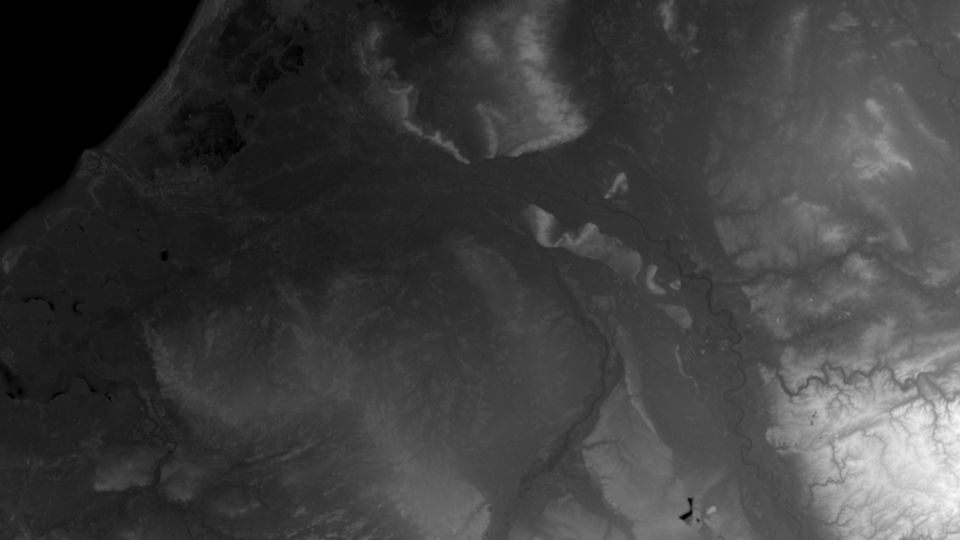
#> input picture frontlines-1m/assets/holland_height.png, 960 x 540 px, given in place of holland.jpg, which was not available; the run also reads 2 pictures not shown here
$ python make_dday_assets.py
#> lines starting #> are read from the running program, lines starting #| are printed output that depends on the picture; after the words box and inside, x2 and y2 are one past the last pixel; in counts of white or black regions, pixels touching at a corner belong together; pictures that were not available may be replaced by others from this repository, and a replacement may not be noted
### peng/tools/make_merge_assets.py
"""Assets for the merged-style test (our maps + the reference's look, owner test 2026-10-06):
- assets/<map>_ref.jpg: our relief graded to dark green-grey terrain + dark teal sea (the reference palette)
- assets/media/<map>_ctlm_<state>.png: crimson enemy territory with a glowing red rim (reference) + our blue Allied ground + front band
- assets/media/emblem_ger.png: the German national emblem as a big textured 'stamped' disc
- assets/media/headline_holland.jpg: a designed newspaper-style headline card (no real masthead)"""
import numpy as np
from PIL import Image, ImageDraw, ImageFilter, ImageFont
from scipy import ndimage
import make_control as MC
W, H = 2880, 1620
rng = np.random.default_rng(3)
def grade(src, water, out):
    a = np.asarray(Image.open(src).convert("L"), np.float32) / 255
    lo, hi = np.percentile(a, 2), np.percentile(a, 99.5); a = np.clip((a - lo) / (hi - lo), 0, 1) ** 1.25
    dark, light = np.array([18, 24, 24]), np.array([132, 148, 134])
    rgb = dark + (light - dark) * a[..., None]
    sea = np.array([16, 27, 34]); rgb = rgb * (1 - water[..., None]) + sea * water[..., None]
    n = rng.normal(0, 5, (H, W, 1)); rgb = np.clip(rgb + n, 0, 255)
    Image.fromarray(rgb.astype(np.uint8)).save(out, quality=92)
hl = np.array(Image.open("assets/holland_land.png").convert("L")) > 127
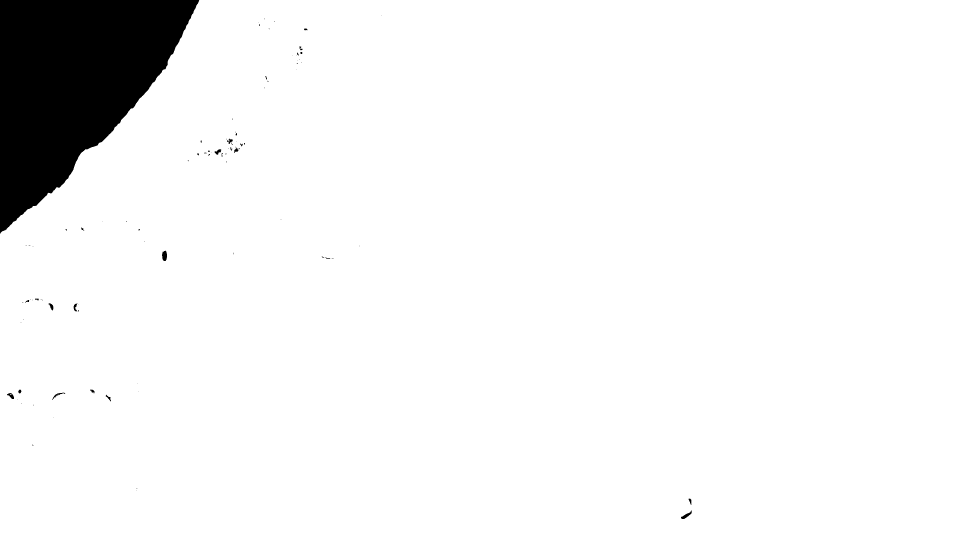
#> hl: shape (1620, 2880) bool (shown at 1/3 size); 94.7% white; 97 black regions (70 under 20 px), largest, box (x1, y1, x2, y2) and area: (0, 0, 598, 701) 244200, (486, 752, 501, 783) 367, (2043, 1531, 2075, 1557) 284
nw = np.array(Image.open("assets/nijmegen_water.png"))[..., 3] > 127
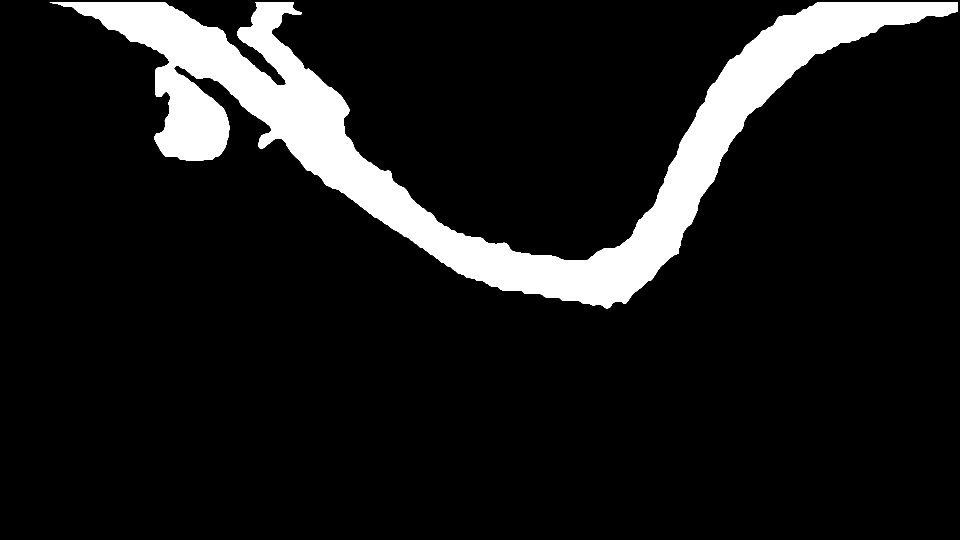
#> nw: shape (1620, 2880) bool (shown at 1/3 size); 10.3% white; 1 white region, box (x1, y1, x2, y2) and area: (149, 6, 2874, 925) 481358
grade("assets/holland.jpg", (~hl).astype(np.float32), "assets/holland_ref.jpg")
#> in grade, `lo, hi = (np.percentile(a, 2), np.percentile(a, 99.5))`: lo = 0; hi = 0.863
#> in grade, `rgb = dark + (light - dark) * a[..., None]`:
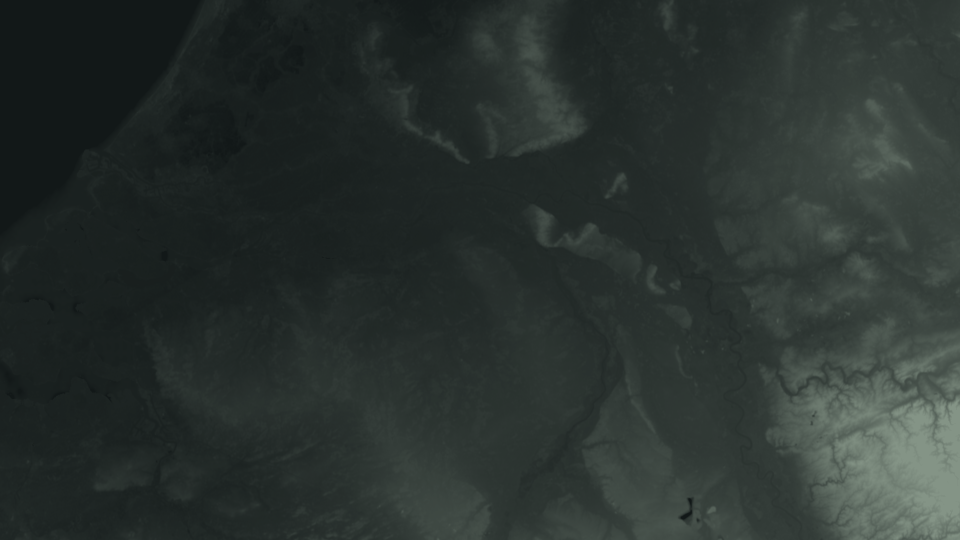
#> rgb: shape (540, 960, 3) float64; mean of channels 0, 1, 2 42.7, 50.9, 47.9; drawn as R, G, B
grade("assets/nijmegen.jpg", ndimage.gaussian_filter(nw.astype(np.float32), 1.5), "assets/nijmegen_ref.jpg")
# crimson territory (reference) + blue Allied ground (our lock)
# [11 lines left out: function build, not called in this run]
build("holland_ctlm_sep20", hl, MC.mask(MC.holland_sep20))
land = ~nw
sep = land & ~ndimage.binary_dilation(nw, iterations=2); sep[:6, :] = False; sep[:, -6:] = False; sep[:, :6] = False
lab, _ = ndimage.label(sep); south = ndimage.binary_dilation(lab == lab[1450, 1700], iterations=9)
build("nijmegen_ctlm_before", land, south, nw)
build("nijmegen_ctlm_after", land, south | (MC.mask(lambda d: d.rectangle((0, 0, 1800, 1620), fill=255)) & ~south), nw)
# stamped emblem: white disc + black swastika (rotated 45), worn texture
S = 1000; em = Image.new("RGBA", (S, S), (0, 0, 0, 0)); d = ImageDraw.Draw(em)
d.ellipse((20, 20, S - 20, S - 20), fill=(232, 228, 218, 255))
sw = Image.new("L", (S, S), 0); ds = ImageDraw.Draw(sw); c, u = S // 2, 62
for r in [(-0.75, -4, 0.75, 4), (-4, -0.75, 4, 0.75), (-0.75, -4, 4, -2.5), (2.5, -0.75, 4, 4), (-4, 2.5, 0.75, 4), (-4, -4, -2.5, 0.75)]:
    ds.rectangle((c + r[0] * u, c + r[1] * u, c + r[2] * u, c + r[3] * u), fill=255)
sw = sw.rotate(45, resample=Image.BICUBIC)
em.paste((22, 20, 18, 255), (0, 0), sw)
tex = ndimage.gaussian_filter(rng.random((S, S)), 3); tex = (tex - tex.min()) / (tex.max() - tex.min())
al = np.asarray(em, np.float32)[..., 3] * (0.55 + 0.45 * tex)
em = np.asarray(em, np.float32); em[..., :3] *= (0.8 + 0.2 * tex[..., None]); em[..., 3] = al
Image.fromarray(em.clip(0, 255).astype(np.uint8), "RGBA").save("assets/media/emblem_ger.png", optimize=True)
# newspaper-style headline card (designed; no real paper's name)
PW, PH = 2400, 1350
pap = np.full((PH, PW, 3), (214, 203, 176), np.float32) + rng.normal(0, 7, (PH, PW, 1)) + ndimage.gaussian_filter(rng.normal(0, 25, (PH, PW)), 40)[..., None]
yy, xx = np.mgrid[0:PH, 0:PW]; v = 1 - 0.35 * (((xx - PW / 2) / (PW / 2)) ** 2 + ((yy - PH / 2) / (PH / 2)) ** 2); pap *= v[..., None]
im = Image.fromarray(pap.clip(0, 255).astype(np.uint8)); d = ImageDraw.Draw(im)
SB = "/usr/share/fonts/truetype/liberation/LiberationSerif-Bold.ttf"; SR = "/usr/share/fonts/truetype/liberation/LiberationSerif-Regular.ttf"
ink = (28, 24, 20)
d.line((260, 200, PW - 260, 200), fill=ink, width=6); d.line((260, 214, PW - 260, 214), fill=ink, width=2)
d.text((PW / 2, 160), "SPECIAL WAR EDITION  ·  MONDAY, SEPTEMBER 18, 1944", font=ImageFont.truetype(SR, 44), fill=ink, anchor="mm")
for i, line in enumerate(["AIRBORNE ARMY", "LANDS IN HOLLAND"]):
    d.text((PW / 2, 360 + i * 185), line, font=ImageFont.truetype(SB, 165), fill=ink, anchor="mm")
d.text((PW / 2, 730), "Paratroops and gliders seize bridges far behind the German lines", font=ImageFont.truetype(SR, 54), fill=ink, anchor="mm")
d.line((260, 800, PW - 260, 800), fill=ink, width=3)
for col in range(4):  # unreadable body columns
    x0 = 260 + col * (PW - 520) / 4 + 20
    for k in range(12):
        w = (PW - 520) / 4 - 60 - (rng.random() * 120 if k % 5 == 4 else 0)
        d.rectangle((x0, 840 + k * 32, x0 + w, 840 + k * 32 + 12), fill=(70, 62, 52))
im = im.filter(ImageFilter.GaussianBlur(1.2))
a = np.asarray(im, np.float32); a = a * np.array([0.86, 0.98, 1.02])  # teal grade like the reference
Image.fromarray(a.clip(0, 255).astype(np.uint8)).save("assets/media/headline_holland.jpg", quality=92)
print("ok")

### frontlines-1m/tools/make_dday_assets.py
"""D-Day merged-style test assets: Europe (5 June 1944) + Normandy maps in the reference look (dark terrain, crimson Axis ground with a
red rim, blue Allied ground). Uses make_europe_control's historical borders + fronts and make_merge_assets' grade/build."""
import json, math
import numpy as np
from PIL import Image, ImageDraw
import make_europe_control as EC
#> (the run stopped early here; a loop or call above may not have finished)
